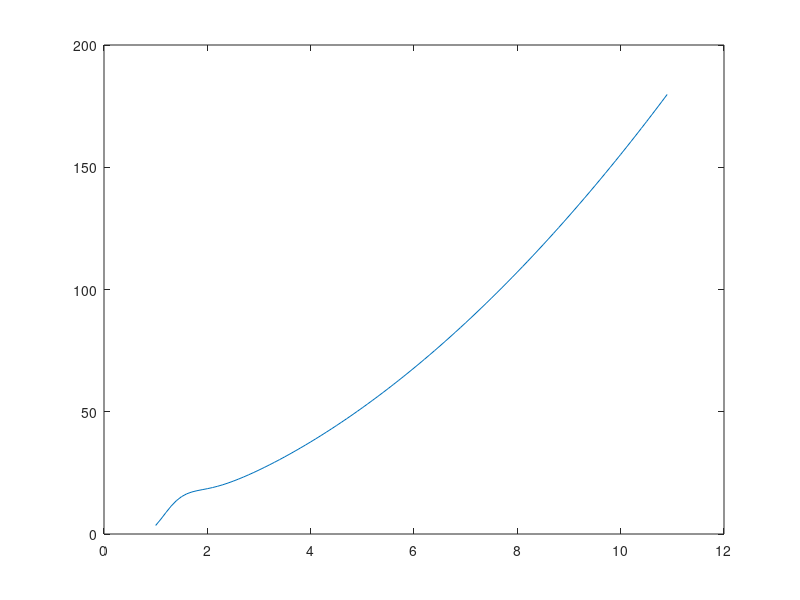

The MATLAB script that drew this image:
%% kezd felt. c=0 ->x0=1 y0=3+1/2=3,5
close all; clc; clear all;
h=0.1;
x(1)=1;
y(1)=3.5;
%1. step
x(2)=0.1+x(1);
%y'=y/x+x*x+3*x-2
%A0=3,5/1+1*1+3*1-2
A(1)=3.5+1+3-2;
y(2)=3.5+h*A(1);
%2. step
x(3)=x(2)+h;
A(2)=(y(2)/x(2))+(x(2))^2+3*x(2)-2;
y(3)=A(2)+h*A(2)

%. step
i=4;
x(i)=x(i-1)+h;
A(i-1)=(y(i-1)/x(i-1))+(x(i-1))^2+3*x(i-1)-2;
y(i)=A(i-1)+h*A(i-1)
%A2=(y2/x2)+(x2)^2+3*x2-2;
%y3=A2+h*A2
for i=2:100
i
x(i)=x(i-1)+h;
A(i-1)=(y(i-1)/x(i-1))+(x(i-1)).^2+3*x(i-1)-2;
y(i)=A(i-1)+h*A(i-1);
plot(x,y)
%z=0:10
%plot(x,((x.^3)/2)+3*x*x-2*x*log(x),'ro-')
end